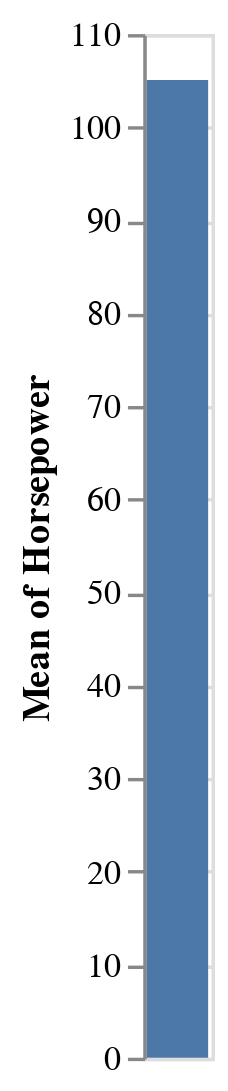

Notebook source saved alongside this figure:
### Markdown cell above
## Properties are Being Ignored

Altair might ignore a property that you specified. In the chart below, we are using a `text` channel, which is only compatible with `mark_text`. You do not see an error or a warning about this in the notebook. However, the underlying Vega-Lite library will show a warning in the browser console.  Press <kbd>Alt</kbd>+<kbd>Cmd</kbd>+<kbd>I</kbd> on Mac or <kbd>Alt</kbd>+<kbd>Ctrl</kbd>+<kbd>I</kbd> on Windows and Linux to open the developer tools and click on the `Console` tab. When you run the example in the cell below, you will see a the following warning.

```
WARN text dropped as it is incompatible with "bar".
```

### Code cell
alt.Chart(data.cars()).mark_bar().encode(
    y='mean(Horsepower)',
    text='mean(Acceleration)'
)

### Figure 1 — Vega-Lite specification as saved in the notebook (floating-point values rounded to 4 significant figures; data arrays with more than 128 entries replaced by an {"elided": "..."} marker saying what was removed)
{"config": {"view": {"continuousWidth": 400, "continuousHeight": 300}}, "data": {"name": "data-f02450ab61490a1363517a0190416235"}, "mark": "bar", "encoding": {"text": {"type": "quantitative", "aggregate": "mean", "field": "Acceleration"}, "y": {"type": "quantitative", "aggregate": "mean", "field": "Horsepower"}}, "$schema": "https://vega.github.io/schema/vega-lite/v4.0.2.json", "datasets": {"data-f02450ab61490a1363517a0190416235": {"elided": "406 records"}}}
